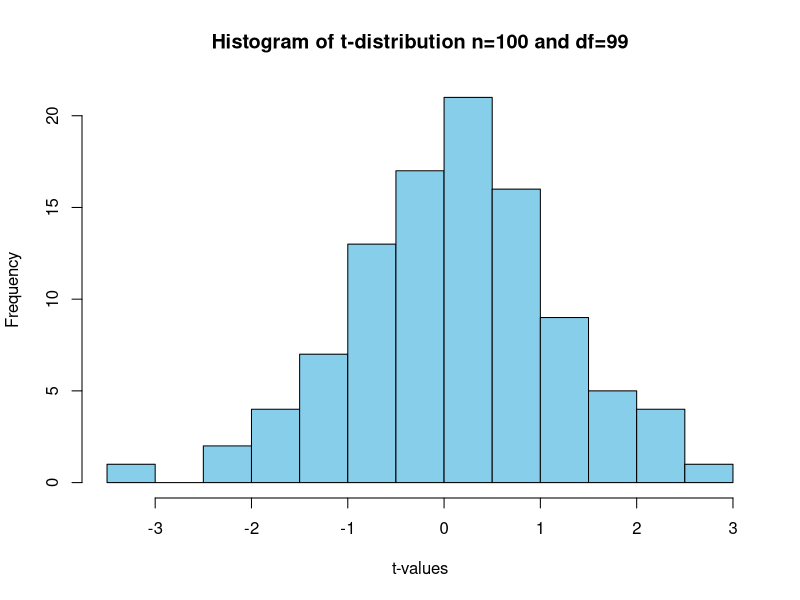
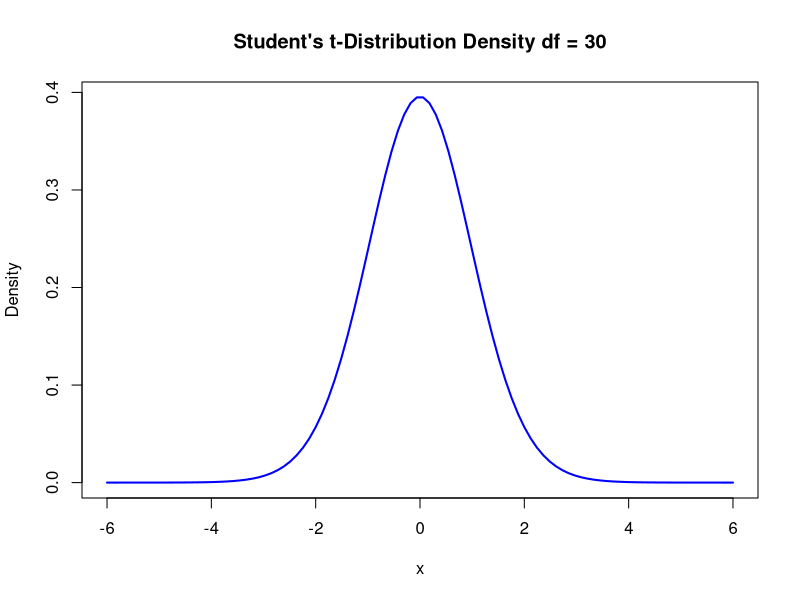
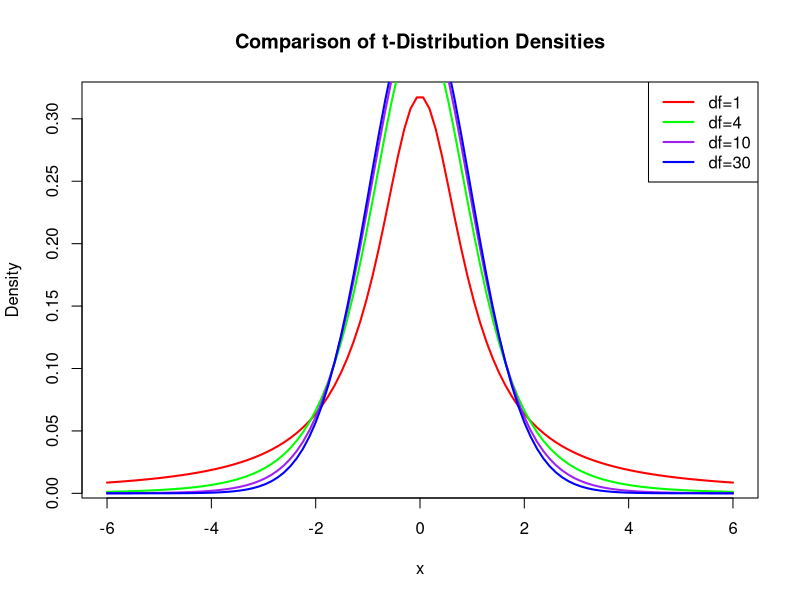
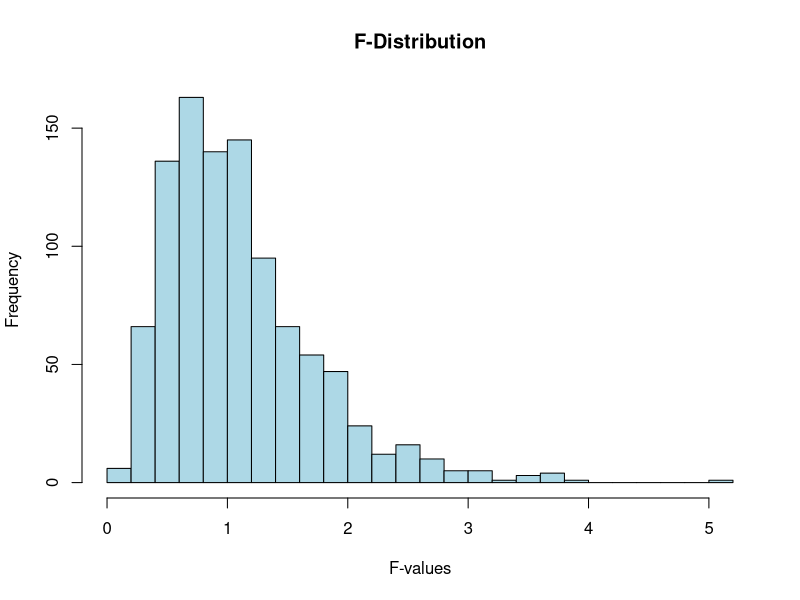

The R script that drew these images, in order:
## ---- chunk 1
t_samples = rt(100, df=99)
print(t_samples)

hist(t_samples, main = "Histogram of t-distribution n=100 and df=99",xlab = "t-values",
      col = "skyblue", breaks = 15)
## ---- chunk 2
print(rchisq(100,df=2))
print(rchisq(100,df=10))
print(rchisq(100,df=25))
## ---- chunk 3
x = seq(-6, 6, length.out = 100)
t_df1 = dt(x,1)
t_df4 = dt(x,4)
t_df10 = dt(x,10)
t_df30 = dt(x,30)
print(t_df1)
print(t_df4)
print(t_df10)
print(t_df30)

plot(x, t_df30, type = "l", col = "blue", lwd = 2, main = "Student's t-Distribution Density df = 30",
          ylab = "Density", xlab = "x")

plot(x, t_df1, type = "l", col = "red", lwd = 2, main = "Comparison of t-Distribution Densities",
          ylab = "Density", xlab = "x")

lines(x, t_df4, col = "green", lwd = 2)
lines(x, t_df10, col = "purple", lwd = 2)
lines(x, t_df30, col = "blue", lwd = 2)

legend("topright", legend = c("df=1", "df=4", "df=10", "df=30"),
       col = c("red", "green", "purple", "blue"), lwd = 2)
## ---- chunk 4
print(qf(0.95, 10, 20))   # P(F < x) = 0.95    inverse cdf of F distribution

area_left = pf(1.5, 10,20, lower.tail=TRUE)
area_right = pf(1.5, 10,20, lower.tail=FALSE)

prob_values = c(0.25, 0.50, 0.75, 0.999)
quantiles = qf(prob_values, 10, 20)

set.seed(123)
hist(rf(1000, 10, 20), breaks = 30, col = "lightblue", main = "F-Distribution", xlab = "F-values")
